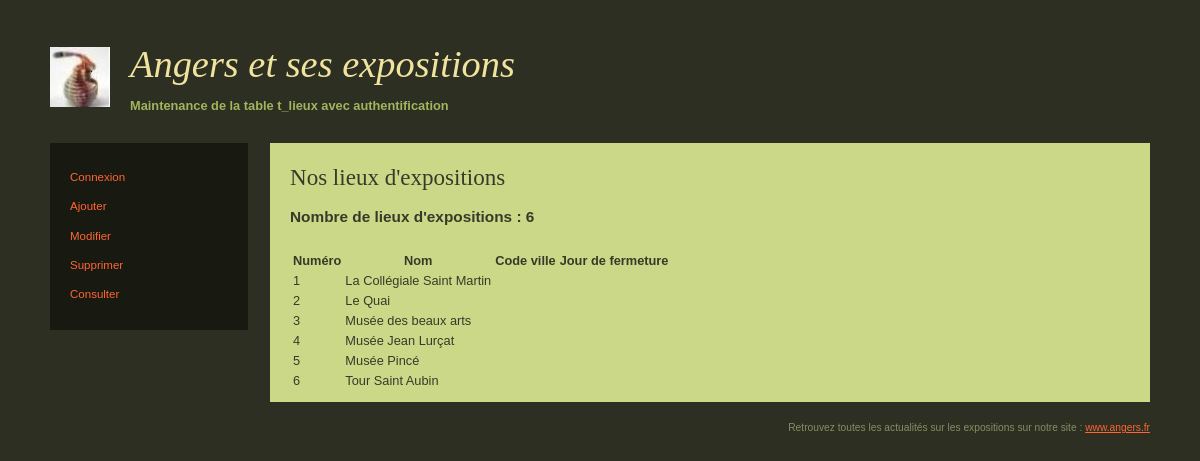
The app's page /Expositions/consulter.php with its own data.
### tables this page shows
CREATE TABLE IF NOT EXISTS `t_lieux` (
  `num_lieu` int(11) NOT NULL AUTO_INCREMENT,
  `nom_lieu` varchar(40) NOT NULL,
  `adresse_lieu` varchar(40) NOT NULL,
  PRIMARY KEY (`num_lieu`),
  UNIQUE KEY `nom_lieu` (`nom_lieu`)
);

### Expositions/consulter.php (the view, shortened to what this page needs)
<!DOCTYPE html>
<html lang="fr">
<head>
	<link rel="stylesheet"  href="styles/base.css" >
	<link rel="stylesheet"  href="styles/modele04.css">
</head>
<body>
<div id="global">
	<header>
		<h1>
			<img src="picto/Tooweb.jpg" />
			Angers et ses expositions
		</h1>
		<p class="sous-titre">
			<strong>Maintenance de la table t_lieux avec authentification</strong>
		</p>
	</header>
	<nav>
		<ul>
			<li><a href="index.php">Connexion</a></li>
			<li><a href="indexajouter.php">Ajouter</a></li>
			<li><a href="indexmodifier.php">Modifier</a></li>
			<li><a href="indexsupprimer.php">Supprimer</a></li>
			<li><a href="consulter.php">Consulter</a></li>
		</ul>
	</nav>
	<div id="contenu">
	<h2>Nos lieux d'expositions</h2>
	<?php
    $id_connexion = connexion();
    if ($id_connexion->connect_errno==0)
	{
      $requete = 'select * from t_lieux';
      $resultat = $id_connexion->query($requete);
	  $nbre = $resultat->num_rows;
	  echo '<h3>Nombre de lieux d\'expositions : '.$nbre.'</h3><br>';
	  echo '<table id="lieux">';
	  echo '<thead><tr><th>Num&eacutero</th><th>Nom</th><th>Code ville</th><th>Jour de fermeture</th></tr></thead>';
       while ($ligne=$resultat->fetch_object())
	  {
		echo '<tr><td>'.$ligne->num_lieu.'</td><td>'.$ligne->nom_lieu.'</td><td>'.$ligne->code_ville.'</td><td>'.$ligne->jour_fermeture.'</tr>';
	  }
	  echo '</table>';
	  }
  ?>
	</div>
	<footer>
		Retrouvez toutes les actualit&eacutes sur les expositions sur notre site :
		<a href="http://www.angers.fr/vie-pratique/culture/index.html">www.angers.fr</a>
	</footer>
</div>
</body>
</html>

### Expositions/styles/base.css (style rules this page uses)
html { font-size: 100%; }
body { margin: 0; padding: 10px 20px; font-family: Verdana, "Bitstream Vera Sans", "Lucida Grande", sans-serif; font-size: .8em; line-height: 1.25; color: black; background: white; }
h1, h2, h3, h4, h5, h6 { margin: 1em 0 .5em 0; }
h1, h2 { font-family: Georgia, "Bitstream Vera Serif", Norasi, serif; font-weight: normal; }
h1 { font-size: 3em; font-style: italic; }
h2 { font-size: 1.8em; }
h3 { font-size: 1.2em; }
ul, ol { margin: .75em 0 .75em 24px; padding: 0; }
ul { list-style: square; }
li { margin: 0; padding: 0; }
p { margin: .75em 0; }
a { color: mediumblue; text-decoration: underline; }
strong { font-weight: bold; color: dimgray; }
footer { margin: 20px 0 5px 0; text-align: right; font-size: .8em; color: #848F63; }

### Expositions/styles/modele04.css (style rules this page uses)
body { color: #F0E39E; background: #2C2F22; }
a { color: #FF6533; }
strong { color: #A1B55D; }
nav { background: #181A12; }
nav a { color: #FF6533; }
#contenu { color: #363B29; background: #cbd888; }
body { padding: 20px 50px; }
header { padding: 20px 0; }
header h1 { margin: 0; }
header h1 img { float: left; margin: 7px 20px 10px 0; }
nav { width: 18%; float: left; }
nav ul { margin: 0; padding: 20px 10px; list-style: none; }
nav a { display: block; height: 1%; padding: 6px 6px 6px 10px; line-height: 1.5; font-size: .9em; text-decoration: none; }
#contenu { margin-left: 20%; margin-bottom: 20px; padding: 10px 20px; }
#contenu > :first-child { margin-top: 10px; }
footer { margin-left: 20%; }

### records on screen
t_lieux: num_lieu "1", nom_lieu "La Collégiale Saint Martin"
t_lieux: num_lieu "2", nom_lieu "Le Quai"
t_lieux: num_lieu "3", nom_lieu "Musée des beaux arts"
t_lieux: num_lieu "4", nom_lieu "Musée Jean Lurçat"
t_lieux: num_lieu "5", nom_lieu "Musée Pincé"
t_lieux: num_lieu "6", nom_lieu "Tour Saint Aubin"

### other values on screen
$nbre "6"
